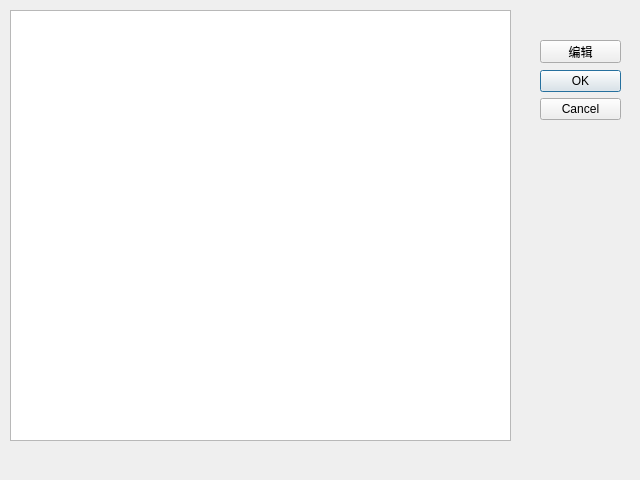
<?xml version="1.0" encoding="UTF-8"?>
<ui version="4.0">
 <class>RegisteredPeopleDialog</class>
 <widget class="QDialog" name="RegisteredPeopleDialog">
  <property name="geometry">
   <rect>
    <x>0</x>
    <y>0</y>
    <width>640</width>
    <height>480</height>
   </rect>
  </property>
  <property name="windowTitle">
   <string>Dialog</string>
  </property>
  <widget class="QDialogButtonBox" name="buttonBox">
   <property name="geometry">
    <rect>
     <x>540</x>
     <y>70</y>
     <width>81</width>
     <height>341</height>
    </rect>
   </property>
   <property name="orientation">
    <enum>Qt::Vertical</enum>
   </property>
   <property name="standardButtons">
    <set>QDialogButtonBox::Cancel|QDialogButtonBox::Ok</set>
   </property>
  </widget>
  <widget class="QListWidget" name="listWidget">
   <property name="geometry">
    <rect>
     <x>10</x>
     <y>10</y>
     <width>501</width>
     <height>431</height>
    </rect>
   </property>
  </widget>
  <widget class="QPushButton" name="editButton">
   <property name="geometry">
    <rect>
     <x>540</x>
     <y>40</y>
     <width>81</width>
     <height>23</height>
    </rect>
   </property>
   <property name="text">
    <string>编辑</string>
   </property>
  </widget>
 </widget>
 <resources/>
 <connections>
  <connection>
   <sender>buttonBox</sender>
   <signal>accepted()</signal>
   <receiver>RegisteredPeopleDialog</receiver>
   <slot>accept()</slot>
   <hints>
    <hint type="sourcelabel">
     <x>248</x>
     <y>254</y>
    </hint>
    <hint type="destinationlabel">
     <x>157</x>
     <y>274</y>
    </hint>
   </hints>
  </connection>
  <connection>
   <sender>buttonBox</sender>
   <signal>rejected()</signal>
   <receiver>RegisteredPeopleDialog</receiver>
   <slot>reject()</slot>
   <hints>
    <hint type="sourcelabel">
     <x>316</x>
     <y>260</y>
    </hint>
    <hint type="destinationlabel">
     <x>286</x>
     <y>274</y>
    </hint>
   </hints>
  </connection>
 </connections>
</ui>
